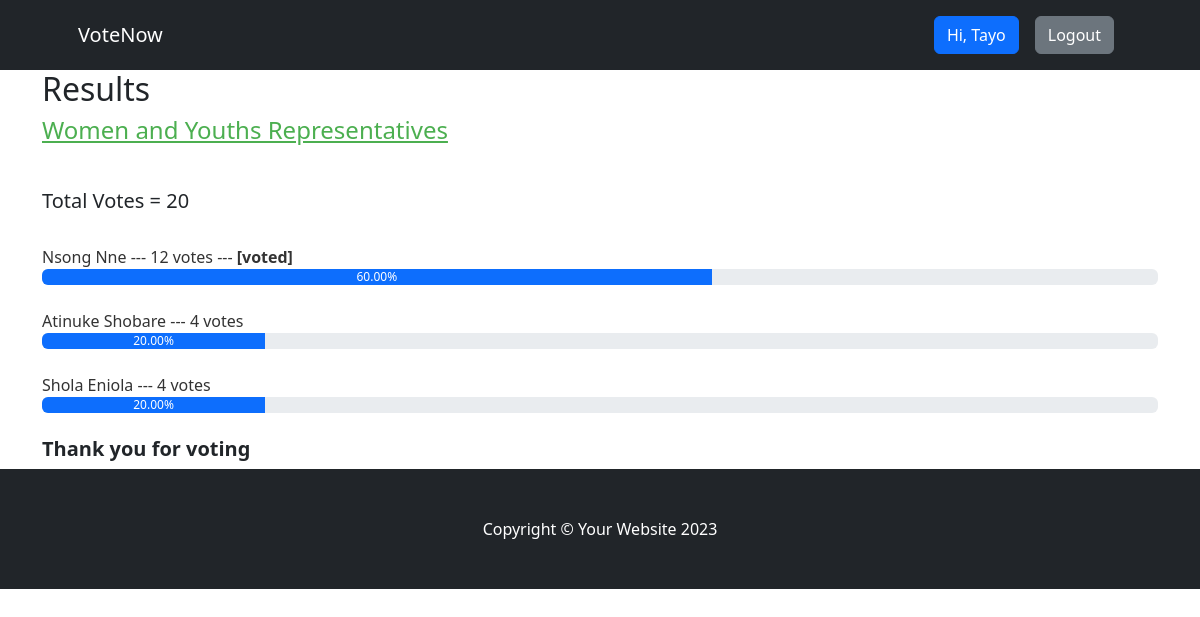
The page /result/women-and-youths-representatives (signed in) on the database its author committed.
### voteapp/models.py (models this page shows, shortened)
class Category(models.Model):
    title = models.CharField(max_length=200)
    slug = models.SlugField(blank=True, null=True)
    description = models.TextField(blank=True, null=True)
    total_vote = models.IntegerField(default=0)
    voters = models.ManyToManyField(User, blank=True)

class CategoryItem(models.Model):
    title = models.CharField(max_length=200)
    total_vote = models.IntegerField(default=0)
    category = models.ForeignKey(Category, on_delete=models.CASCADE, related_name="items")
    voters = models.ManyToManyField(User, blank=True)
    @property
    def percentage_vote(self):
        category_votes = self.category.total_vote
        item_votes = self.total_vote
        if category_votes == 0:
            vote_in_percentage = 0
        else:
            vote_in_percentage = (item_votes/category_votes) * 100
        return vote_in_percentage

### voteapp/views.py (the view)
# urls.py: path("result/<str:slug>", views.result, name="result"),
def result(request, slug):
    category = Category.objects.get(slug=slug)
    items = CategoryItem.objects.filter(category=category)
    context = {"category": category, "items": items}
    return render(request, "result.html", context)

### voteapp/templatetags/custom_filters.py (called while the page is built)
@register.filter(name="has_voted")
def has_voted(user, voters):
    return any(user.id== voter.id for voter in voters)

### voteapp/templates/result.html
{% extends 'base.html' %}
{% block content %}
{% load humanize %}
{% load custom_filters %}
<div class="container result-container">
    <div class="sub-container">
      <h2>Results</h2>
      <h4>{{category.title}}</h4>
      <br>
      <h5>Total Votes = {{category.total_vote}}</h5>
      <br />
      {% for item in items  %}
      {% if request.user|has_voted:item.voters.all %}
      <small>{{item.title}}</strong> --- {{item.total_vote}} vote{{item.total_vote | pluralize:",s"}} ---  <strong>[voted]</strong> </small>
      <div class="progressContainer">
        <div class="progress">
          <div
            class="progress-bar"
            role="progressbar"
            aria-label="Example with label"
            style="width:{{item.percentage_vote | floatformat:2}}%;"
            aria-valuenow="25"
            aria-valuemin="0"
            aria-valuemax="100"
          >
          {{item.percentage_vote | floatformat:2}}%
          </div>
        </div>
      </div>
      <br>
      {% else %}
      <small>{{item.title}}</strong> --- {{item.total_vote}} vote{{item.total_vote | pluralize:",s"}} </small>
      <div class="progressContainer">
        <div class="progress">
          <div
            class="progress-bar"
            role="progressbar"
            aria-label="Example with label"
            style="width:{{item.percentage_vote | floatformat:2}}%;"
            aria-valuenow="25"
            aria-valuemin="0"
            aria-valuemax="100"
          >
          {{item.percentage_vote | floatformat:2}}%
          </div>
        </div>
      </div>
      <br>
      {% endif %}
      {% endfor %}
      <h5 style="font-weight: bold">Thank you for voting</h5>
    </div>
  </div>
{% endblock content %}

### voteapp/templates/base.html (shortened to what this page needs)
<!DOCTYPE html>
{% load static %}
<html lang="en">
<head>
    <link href="https://cdn.jsdelivr.net/npm/bootstrap-icons@1.4.1/font/bootstrap-icons.css" rel="stylesheet" />
    <link rel="stylesheet" href="{% static 'css/bootstrap.css' %}">
    <link rel="stylesheet" href="{% static 'css/style.css' %}">
</head>
<body>
    <nav class="navbar navbar-expand-lg navbar-dark bg-dark">
        <div class="container px-lg-5">
            <a class="navbar-brand" href="{% url 'index'  %}">VoteNow</a>
            <div class="collapse navbar-collapse" id="navbarSupportedContent">
                <ul class="navbar-nav ms-auto mb-2 mb-lg-0">
                    {% if request.user.is_authenticated %}
                        <li class="nav-item">
                            <a class="nav-link" href="#">
                                <button class="btn btn-primary">Hi, {{ request.user.username }}</button>
                            </a>
                        </li>
                        <li class="nav-item">
                            <a class="nav-link" href="{% url 'logout' %}">
                                <button class="btn btn-secondary">Logout</button>
                            </a>
                        </li>
                    {% endif %}
                </ul>
            </div>
        </div>
    </nav>
    {% block content %}
    {% endblock content %}
    <footer class="py-5 bg-dark">
        <div class="container">
            <p class="m-0 text-center text-white">Copyright &copy; Your Website 2023</p>
        </div>
    </footer>
</body>
</html>

### voteapp/static/css/style.css (style rules this page uses)
* { box-sizing: border-box; }
.result-container { display: flex; align-items: center; justify-content: center; }
.sub-container { width: inherit; }
.result-container h4 { text-decoration: underline; margin-bottom: 20px; color: #4caf50; }
.result-container small { font-size: 16px; font-weight: 500; color: #333; }

### rows shown on the page
Category: title "Women and Youths Representatives", total_vote "20"
CategoryItem: title "Nsong Nne", total_vote "12", total_vote|pluralize "s", percentage_vote "60.00"
CategoryItem: title "Atinuke Shobare", total_vote "4", total_vote|pluralize "s", percentage_vote "20.00"
CategoryItem: title "Shola Eniola", total_vote "4", total_vote|pluralize "s", percentage_vote "20.00"

### other values the page prints
{{ request.user.username }} "Tayo"
